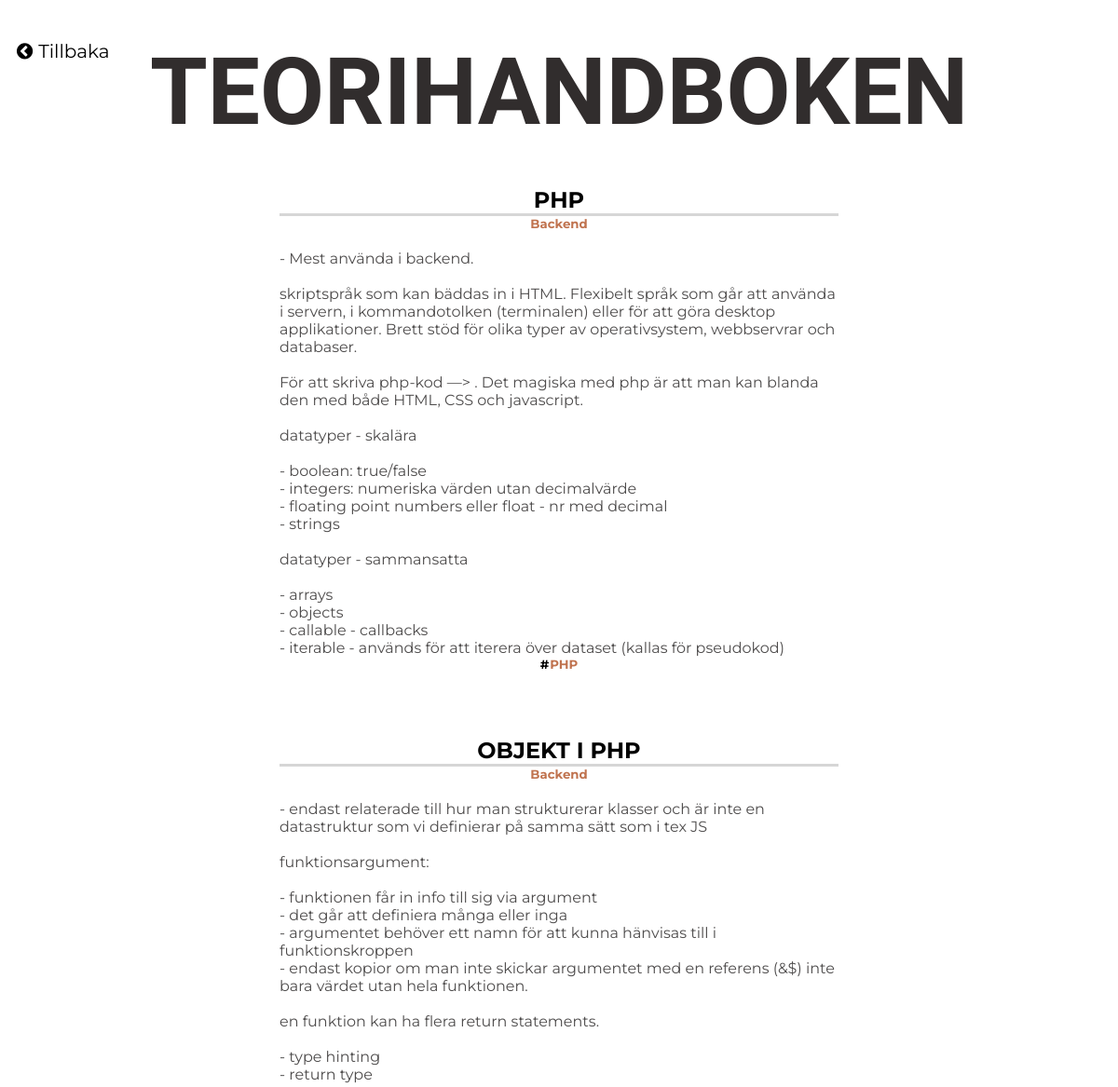
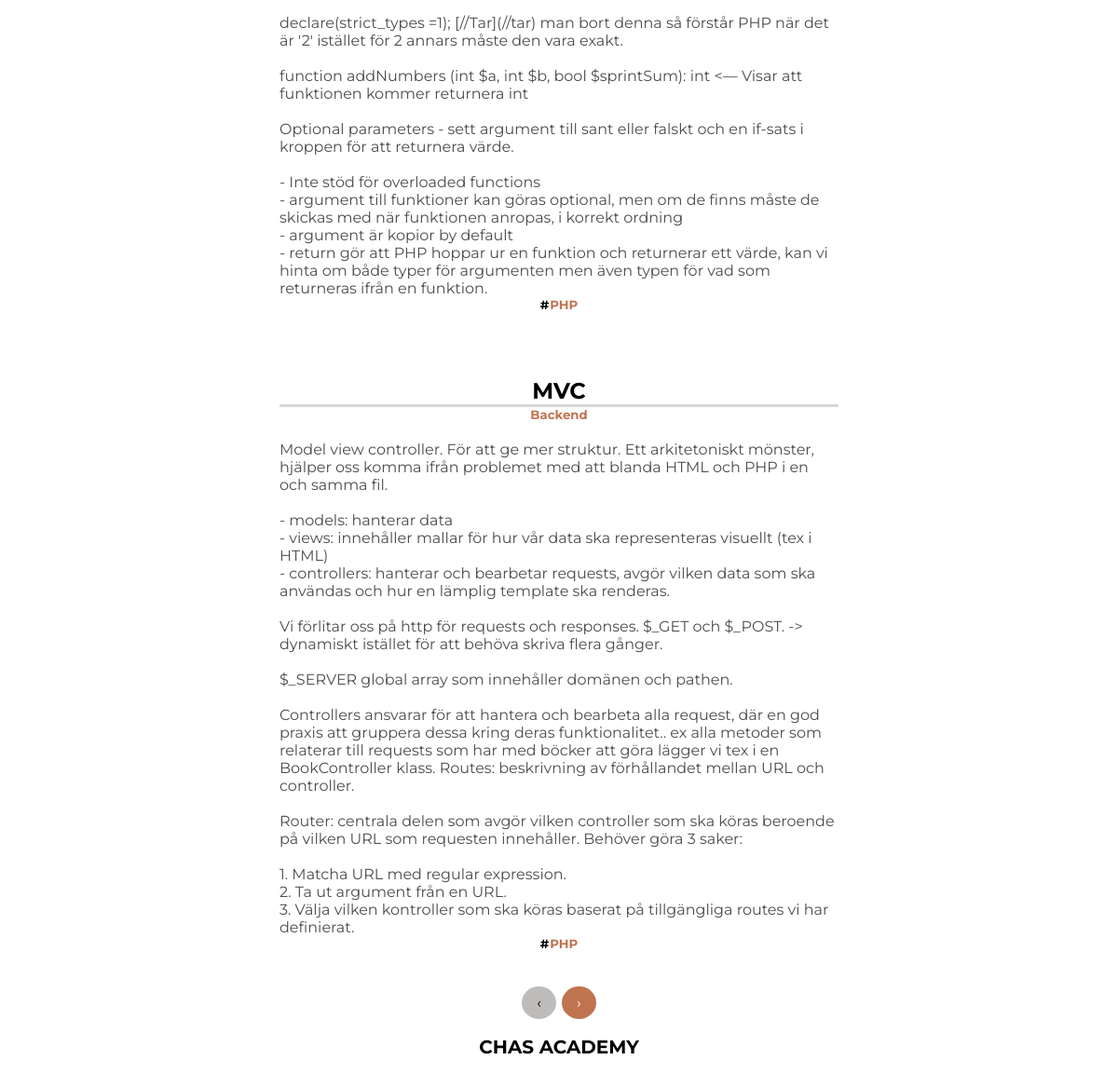
The app's page /posts/tags/6 with its own data (2 pictures, top to bottom).
### tables this page shows
CREATE TABLE `posts` (
  `id` int(10) unsigned NOT NULL AUTO_INCREMENT,
  `title` varchar(100) NOT NULL,
  `body` longtext NOT NULL,
  `category` int(10) unsigned NOT NULL,
  PRIMARY KEY (`id`),
  KEY `category` (`category`),
  CONSTRAINT `posts_ibfk_2` FOREIGN KEY (`category`) REFERENCES `categories` (`category_id`) ON UPDATE CASCADE
);

CREATE TABLE `categories` (
  `category_id` int(10) unsigned NOT NULL,
  `category_name` varchar(50) NOT NULL,
  PRIMARY KEY (`category_id`)
);

CREATE TABLE `tags` (
  `tag_id` int(10) unsigned NOT NULL,
  `tag_name` varchar(30) NOT NULL,
  PRIMARY KEY (`tag_id`)
);

### src/Controllers/AbstractController.php (called while the page is built, shortened)
<?php
abstract class AbstractController
{
    protected function render(string $templates, array $params): string
    {
        extract($params);
        include $templates;
        $renderedView = ob_get_clean();
        return $renderedView;
    }
}

### src/Controllers/PostController.php (called while the page is built, shortened)
<?php
class PostController extends AbstractController
{
    public function getPostsByTag($id)
    {
            $postModel = new PostModel;
            $posts = $postModel->getByTag($id);
            $properties = [
                'posts' => $posts
            ];
            return $this->render('views/posts.php', $properties);
    }
}

### src/Core/router.php (called while the page is built, shortened)
<?php
class Router {
    private $routeMap;
    private static $regexPatters = [
        'number' => '\d+',
        'string' => '\w'
    ];
    public function __construct() {
        $json = file_get_contents(__DIR__ . '/../../Config/routes.json');
        $this->routeMap = json_decode($json, true);
    }
    public function route(Request $request): string
    {
        $path = $request->getPath();
        foreach ($this->routeMap as $route => $info) {
            $regexRoute = $this->getRegexRoute($route, $info);
            if (preg_match("@^/$regexRoute$@", $path)) {
                return $this->executeController($route, $path, $info, $request);
            }
        }
         $errorController = new ErrorController($request);
         return $errorController->notFound();
    }
    private function getRegexRoute(string $route, array $info): string {
        if (isset($info['params'])) {
            foreach ($info['params'] as $name => $type) {
                $route = str_replace(':' . $name, self::$regexPatters[$type], $route);
            }
        }
        return $route;
    }
    private function executeController(
        string $route,
        string $path,
        array $info,
        Request $request
    ): string {
        $controller = new $controllerName($request);
        $params = $this->extractParams($route, $path);
        return call_user_func_array([$controller, $info['method']], $params);
    }
    private function extractParams(string $route, string $path): array {
        $params = [];
        $pathParts  = explode('/', $path);
        $routeParts = explode('/', $route);
        foreach ($routeParts as $key => $routePart) {
            if (strpos($routePart, ':') === 0) {
                $name = substr($routePart, 1);
                $params[$name] = $pathParts[$key+1];
            }
        }
        return $params;
    }
}

### src/Utils/singleton.php (called while the page is built, shortened)
<?php
    abstract class Singleton
    {
        private static $instances = array();
        public static function getInstance()
        {
            $class = get_called_class();
            if (!isset(self::$instances[$class])) {
                self::$instances[$class] = new static();
            }
            return self::$instances[$class];
        }
    }

### src/Core/config.php (called while the page is built, shortened)
<?php
    class Config extends Singleton
    {
        private $data;
        protected function __construct()
        {
            $json = file_get_contents(__DIR__ . '/../../config/app.json');
            $this->data = json_decode($json, true);
        }
        public function get($key)
        {
            return $this->data[$key];
        }
    }

### src/Core/connection.php (called while the page is built, shortened)
<?php
    class Connection extends Singleton
    {
        protected function __construct()
        {
            try {
                $config = Config::getInstance()->get('db');
                $this->handler = new PDO(
                    $config['dsn'],
                    $config['user'],
                    $config['password']
                );
            } catch (PDOException $e) {
                echo $e->getMessage();
            }
        }
    }

### src/Models/AbstractModel.php (called while the page is built, shortened)
<?php
abstract class AbstractModel {
    public function __construct() {
        $this->db = Connection::getInstance()->handler;
    }
}

### src/Models/PostModel.php (called while the page is built, shortened)
<?php
class PostModel extends AbstractModel
{
    public function getTagsForPostId(int $id)
    {
        try {
            $query = 'SELECT t.tag_name, t.tag_id
            FROM tags t
            LEFT JOIN post_tags pt ON pt.tags_id = t.tag_id
            LEFT JOIN posts p ON p.id = pt.posts_id
            WHERE pt.posts_id = :id';
            $statement = $this->db->prepare($query);
            $statement->bindValue(':id', $id, PDO::PARAM_INT);
            $statement->execute();
            $tags = $statement->fetchAll(PDO::FETCH_ASSOC);
            return $tags;
        } catch (Exception $e) {
            echo $e->getMessage();
            die();
        }
    }
    public function getByTag($id): array
    {
        try {
            $query = 'SELECT p.id, p.title, p.body, p.category, c.category_name, t.tag_name, t.tag_id
             FROM posts p
             LEFT JOIN post_tags pt ON p.id = pt.posts_id
             LEFT JOIN categories c ON c.category_id = p.category
             LEFT JOIN tags t ON pt.tags_id = t.tag_id
             WHERE tags_id = :tags_id';
            $statement = $this->db->prepare($query);
            $statement->execute([':tags_id' => $id]);
            $posts = $statement->fetchAll(PDO::FETCH_CLASS, self::CLASSNAME);
            foreach ($posts as $post) {
                $post->setTags($this->getTagsForPostId($post->getId()));
            }
            return $posts;
        } catch (Exception $e) {
            echo $e->getMessage();
            die();
        }
    }
}

### src/Domain/Post.php (called while the page is built, shortened)
<?php
class Post {
    private $id;
    private $title;
    private $body;
    private $tags;
    private $category;
    public function getId(): int
    {
        return $this->id;
    }
    public function getTitle(): string
    {
        return $this->title;
    }
    public function getBody(): string
    {
        return $this->body;
    }
    public function getTags(): array
    {
        return $this->tags;
    }
    public function setTags(array $tags)
    {
        $this->tags = $tags;
    }
    public function getCategory(): int
    {
        return $this->category;
    }
}

### src/Core/request.php (called while the page is built, shortened)
<?php
class Request {
    private $path;
    public function __construct() {
        $this->path = explode('?', $_SERVER['REQUEST_URI'])[0];
    }
    public function getPath(): string {
        return $this->path;
    }
}

### views/posts.php (the view)
<section class="showPosts">
<div class="back">
    <a href="/" class="arrow"><i class="fa fa-chevron-circle-left"></i></a>
    <a href="/" class="arrow"<p> Tillbaka</p></a>
</div>
    <?php foreach ($posts as $post): ?>
        <article class="post">
            <h2 class="title"> <?php echo $post->getTitle();?> </h2>
            <h5> <a href="/posts/category/<?php echo $post->getCategory() ?>" class ="postCategory"><?php echo $post->category_name; ?></h5></a>
            <p class="body"> <?php echo $post->getBody(); ?> </p>
                <div class="postTags">
                    <?php foreach($post->getTags() as $tag): ?>
                        <h5> #<a href="/posts/tags/<?php echo $tag['tag_id']; ?>" class="taglinks"><?php echo $tag['tag_name']; ?></a></h5>
                    <?php endforeach ?>
                </div>
        </article>
    <?php endforeach ?>
</section>
<div class="pages">
    <a href="#" class="previous round">&#8249;</a>
    <a href="#" class="next round">&#8250;</a>
</div>

### index.php (shortened to what this page needs)
<?php
function autoloader($classname)
{
    $lastSlash = strpos($classname, '\\') + 1;
    $classname = substr($classname, $lastSlash);
    $directory = str_replace('\\', '/', $classname);
    $filename = __DIR__ . '/src/' . $directory . '.php';
}
$router = new Router();
$response = $router->route(new Request());
echo $response;
?>

### styles/style.css (style rules this page uses)
* { margin: 0; padding: 0; font-family: 'Montserrat', sans-serif; text-decoration: none; list-style: none; }
header { display: flex; align-items: baseline; justify-content: space-around; margin: auto; font-size: 25px; text-align: center; text-transform: uppercase; height: 100px; color: rgb(27, 26, 26); width: 100%; }
#logo { position: absolute; color: rgb(49, 45, 45); font-size: 100px; margin-top: 40px; font-family: 'Josefin Sans', sans-serif; font-weight: bold; }
footer { width: 100%; display: flex; height: 70px; background-color: rgba(255, 255, 255, 0.781); justify-content: center; }
footer > h5 { margin-top: 15px; text-transform: uppercase; font-size: 20px; }
.showPosts { width: 100%; background-color: rgb(255, 255, 255); margin-top: 100px; text-align: center; }
.post { width: 50%; margin: auto; text-align: center; min-height: 200px; }
.title { margin-top: 70px; border-bottom: 3px solid rgba(90, 88, 88, 0.247); text-transform: uppercase; }
.body { color: rgb(78, 76, 76); margin-top: 20px; min-height: 300px; text-align: start; width: 100%; word-wrap: break-word; }
.postTags { margin-bottom: 35px; }
.postCategory { text-align: center; color: rgb(192, 115, 79); }
.taglinks { margin-left: 1px; color: rgb(192, 115, 79); margin-bottom: 35px; }
.pages { display: flex; width: 100%; justify-content: center; }
.pages > a { text-decoration: none; display: inline-block; padding: 8px 16px; margin: 3px; }
.previous { background-color: #bebbbb; color: black; }
.next { background-color: rgb(192, 115, 79); color: white; }
.round { border-radius: 50%; }
.back { display: flex; margin-left: 15px; position: absolute; top: 40px; align-items: center; }
.arrow { color: black; margin: 3px; font-size: 20px; }

### records on screen
posts: title "PHP", category.category_name "Backend", body "- Mest använda i backend. skriptspråk som kan bäddas in i HTML. Flexibelt språk som går att använda i servern, i kommandotolken (terminalen) eller för att göra desktop applikationer. Brett stöd för olika typer av operativsystem, webbservrar och databaser. För att skriva php-kod —> . Det magiska med php är att man kan blanda den med både HTML, CSS och javascript. datatyper - skalära - boolean: true/false - integers: numeriska värden utan decimalvärde - floating point numbers eller float - nr med decimal - strings datatyper - sammansatta - arrays - objects - callable - callbacks - iterable - används för att iterera över dataset (kallas för pseudokod)"
tags: tag_name "PHP"
posts: title "OBJEKT I PHP", category.category_name "Backend", body "- endast relaterade till hur man strukturerar klasser och är inte en datastruktur som vi definierar på samma sätt som i tex JS funktionsargument: - funktionen får in info till sig via argument - det går att definiera många eller inga - argumentet behöver ett namn för att kunna hänvisas till i funktionskroppen - endast kopior om man inte skickar argumentet med en referens (&$) inte bara värdet utan hela funktionen. en funktion kan ha flera return statements. - type hinting - return type declare(strict_types =1); [//Tar](//tar) man bort denna så förstår PHP när det är '2' istället för 2 annars måste den vara exakt. function addNumbers (int $a, int $b, bool $sprintSum): int <— Visar att…"
posts: title "MVC", category.category_name "Backend", body "Model view controller. För att ge mer struktur. Ett arkitetoniskt mönster, hjälper oss komma ifrån problemet med att blanda HTML och PHP i en och samma fil. - models: hanterar data - views: innehåller mallar för hur vår data ska representeras visuellt (tex i HTML) - controllers: hanterar och bearbetar requests, avgör vilken data som ska användas och hur en lämplig template ska renderas. Vi förlitar oss på http för requests och responses. $_GET och $_POST. -> dynamiskt istället för att behöva skriva flera gånger. $_SERVER global array som innehåller domänen och pathen. Controllers ansvarar för att hantera och bearbeta alla request, där en god praxis att gruppera dessa kring deras…"

### other values on screen
$response "TEORIHANDBOKEN CHAS ACADEMY"
